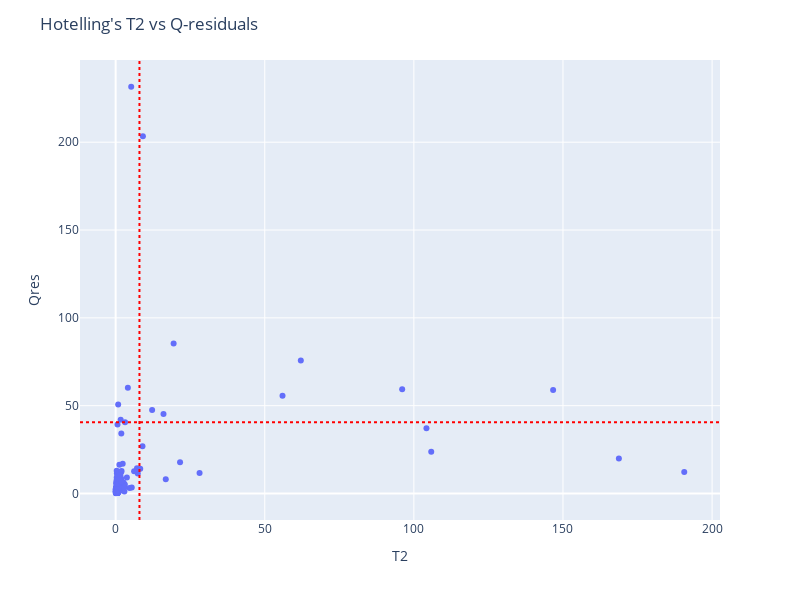

The notebook cell this image was saved under:
### Code cell
# Plot the Hotelling T2 vs Q-residuals plot
fig = px.scatter(hot_q_data, x="T2", y="Qres", hover_data={'Sample': (hot_q_data.index)})#, color = "Class")
fig.add_hline(y=abs(Q_conf),line_dash="dot", line_color='Red')
fig.add_vline(x=Tsq_conf,line_dash="dot", line_color='Red')
fig.update_traces(textposition='top center')
fig.update_layout(
    height=600,
    width=800,
    title_text="Hotelling's T2 vs Q-residuals")
fig.show()

### Figure 1 — Plotly figure (JSON) as saved in the notebook; plotly's stock layout.template omitted (floating-point values rounded to 4 significant figures; data arrays with more than 128 entries replaced by an {"elided": "..."} marker saying what was removed)
{"data": [{"customdata": {"elided": "250x1 str values"}, "hovertemplate": "T2=%{x}<br>Qres=%{y}<br>Sample=%{customdata[0]}<extra></extra>", "legendgroup": "", "marker": {"color": "#636efa", "symbol": "circle"}, "mode": "markers", "name": "", "orientation": "v", "showlegend": false, "textposition": "top center", "type": "scatter", "x": {"elided": "250 float values"}, "xaxis": "x", "y": {"elided": "250 float values"}, "yaxis": "y"}], "layout": {"height": 600, "legend": {"tracegroupgap": 0}, "margin": {"t": 60}, "shapes": [{"line": {"color": "Red", "dash": "dot"}, "type": "line", "x0": 0, "x1": 1, "xref": "x domain", "y0": 40.56, "y1": 40.56, "yref": "y"}, {"line": {"color": "Red", "dash": "dot"}, "type": "line", "x0": 7.986, "x1": 7.986, "xref": "x", "y0": 0, "y1": 1, "yref": "y domain"}], "title": {"text": "Hotelling's T2 vs Q-residuals"}, "width": 800, "xaxis": {"anchor": "y", "domain": [0, 1], "title": {"text": "T2"}}, "yaxis": {"anchor": "x", "domain": [0, 1], "title": {"text": "Qres"}}}}
